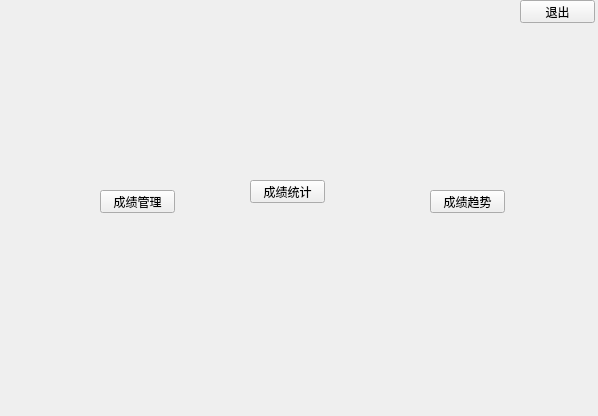
<?xml version="1.0" encoding="UTF-8"?>
<ui version="4.0">
 <class>Form</class>
 <widget class="QWidget" name="Form">
  <property name="geometry">
   <rect>
    <x>0</x>
    <y>0</y>
    <width>598</width>
    <height>416</height>
   </rect>
  </property>
  <property name="windowTitle">
   <string>Form</string>
  </property>
  <widget class="QLabel" name="labelTitle">
   <property name="geometry">
    <rect>
     <x>316</x>
     <y>51</y>
     <width>16</width>
     <height>16</height>
    </rect>
   </property>
   <property name="text">
    <string/>
   </property>
  </widget>
  <widget class="QPushButton" name="btnlogout">
   <property name="geometry">
    <rect>
     <x>520</x>
     <y>0</y>
     <width>75</width>
     <height>23</height>
    </rect>
   </property>
   <property name="text">
    <string>退出</string>
   </property>
  </widget>
  <widget class="QPushButton" name="btnscore">
   <property name="geometry">
    <rect>
     <x>100</x>
     <y>190</y>
     <width>75</width>
     <height>23</height>
    </rect>
   </property>
   <property name="text">
    <string>成绩管理</string>
   </property>
  </widget>
  <widget class="QPushButton" name="btntrend">
   <property name="geometry">
    <rect>
     <x>430</x>
     <y>190</y>
     <width>75</width>
     <height>23</height>
    </rect>
   </property>
   <property name="minimumSize">
    <size>
     <width>0</width>
     <height>0</height>
    </size>
   </property>
   <property name="text">
    <string>成绩趋势</string>
   </property>
  </widget>
  <widget class="QPushButton" name="btnstatistics">
   <property name="geometry">
    <rect>
     <x>250</x>
     <y>180</y>
     <width>75</width>
     <height>23</height>
    </rect>
   </property>
   <property name="text">
    <string>成绩统计</string>
   </property>
  </widget>
 </widget>
 <resources/>
 <connections/>
</ui>
